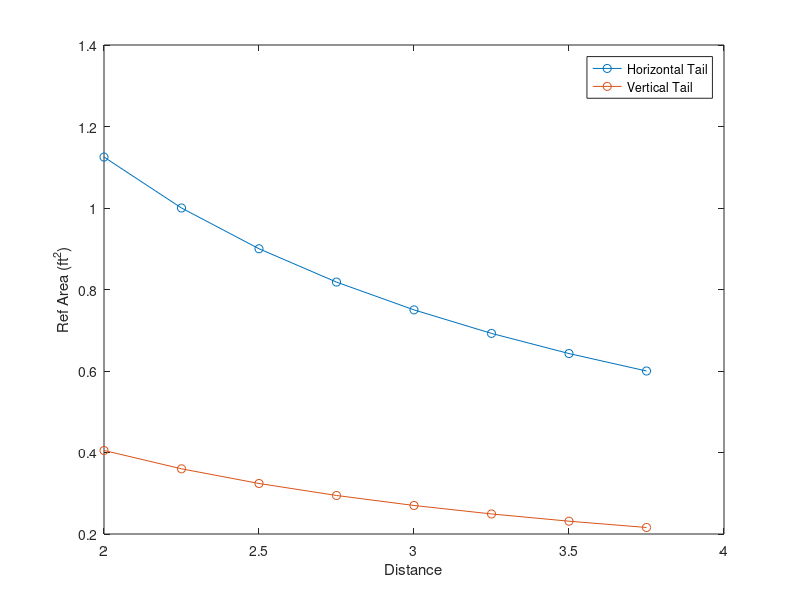
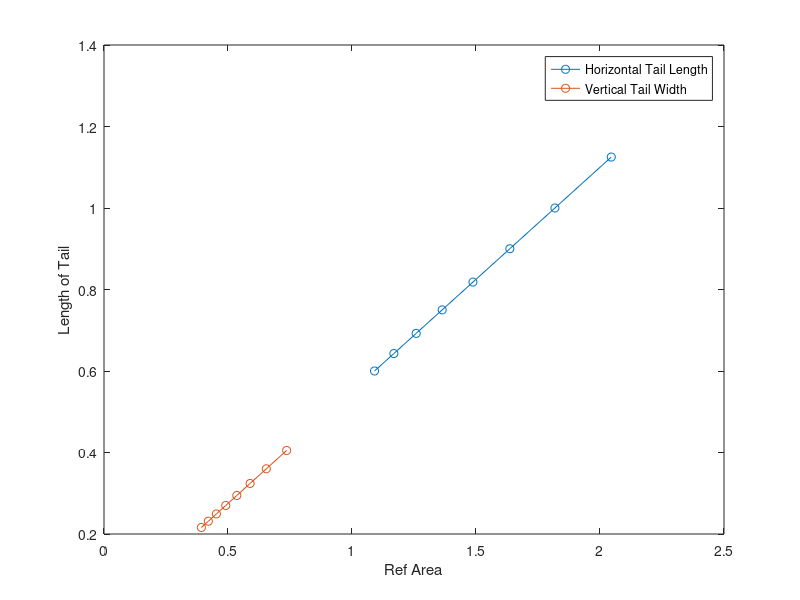

MATLAB code for these plots, in order:
Cvt = 0.04; 
Cht = 0.5;
Lht = [2, 2.25, 2.5, 2.75, 3, 3.25, 3.5, 3.75];
Lvt = [2, 2.25, 2.5, 2.75, 3, 3.25, 3.5, 3.75];

%wing parameters
bw = 4.5;
Sw = 4.5;
MACw = 1;

%Getting sizing values
Svt = (Cvt.*bw.*Sw)./Lvt;
Sht = (Cht.*MACw.*Sw)./Lht;
figure;
plot(Lht, Sht, '-o', 'DisplayName', 'Horizontal Tail');
hold on;
plot(Lvt, Svt, '-o', 'DisplayName', 'Vertical Tail');
ylabel('Ref Area (ft^2)');
xlabel('Distance');
legend show;

Chtroot = 1;
Cvtroot = 1;
TR = 0.1;
Chttip = Chtroot*TR;
Cvttip = Cvtroot*TR;
lengthHT = (Sht * 2)/(Chttip + Chtroot); %semi-span
lengthVT = (Svt * 2)/(Cvttip + Cvtroot);

figure;
plot(lengthHT, Sht, '-o', 'DisplayName', 'Horizontal Tail Length');
hold on;
plot(lengthVT, Svt, '-o', 'DisplayName', 'Vertical Tail Width');
ylabel('Length of Tail');
xlabel('Ref Area');
legend show;
